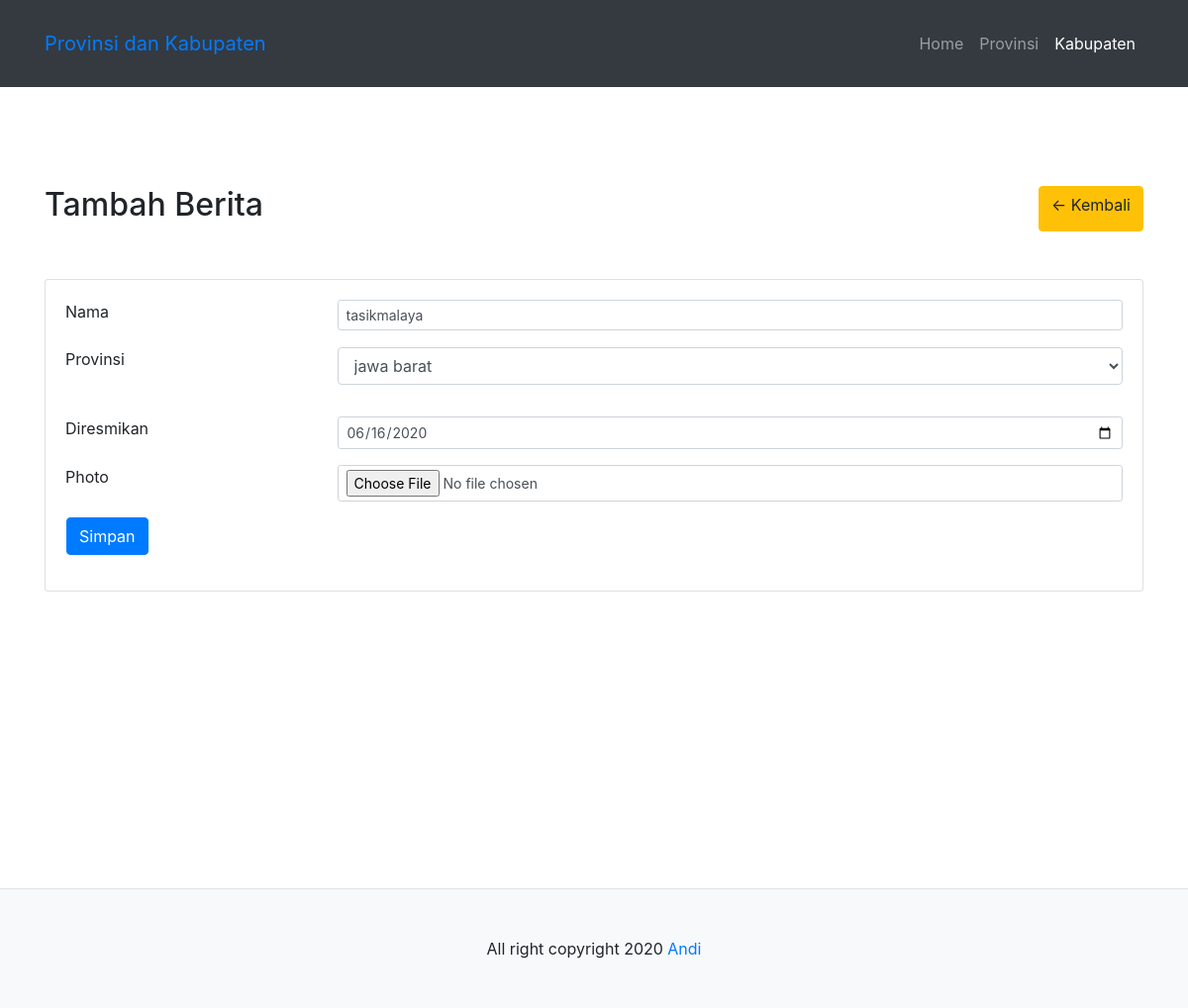
The page /4B/kabupaten/edit.php?id=5 on the database its author committed.
### tables this page shows
CREATE TABLE `tb_kabupaten` (
  `id` int(11) NOT NULL,
  `nama` varchar(255) NOT NULL,
  `provinsi_id` int(11) NOT NULL,
  `diresmikan` date NOT NULL,
  `photo` varchar(255) NOT NULL
);

CREATE TABLE `tb_provinsi` (
  `id` int(11) NOT NULL,
  `nama` varchar(255) NOT NULL,
  `diresmikan` date NOT NULL,
  `photo` varchar(255) NOT NULL,
  `pulau` varchar(255) NOT NULL
);

### 4B/kabupaten/edit.php (the view, shortened to what this page needs)
<!DOCTYPE html>
<html lang="en">
<head>
    <link rel="stylesheet" href="../b4/css/bootstrap.min.css">
    <link rel="stylesheet" href="../b4/css/style.css">
</head>
<?php
        include "../config/database.php";
        $query = " SELECT * from tb_provinsi ";
        $provinsi = mysqli_query($con, $query);
        $id = $_GET['id'];
        $query = " SELECT * FROM tb_kabupaten WHERE id = '$id' ";
        $data = mysqli_query($con, $query);
        $row = mysqli_fetch_assoc($data);
    ?>
<body>
    <nav class="navbar navbar-expand-lg navbar-dark bg-dark p-4">
        <div class="container">
            <a class="navbar-brand text-primary" href="#">Provinsi dan Kabupaten</a>
            <div class="collapse navbar-collapse" id="collapsibleNavId">
                <ul class="navbar-nav ml-auto mt-2 mt-lg-0">
                    <li class="nav-item">
                        <a class="nav-link" href="../index.php">Home</a>
                    </li>
                    <li class="nav-item">
                        <a class="nav-link" href="../provinsi">Provinsi</a>
                    </li>
                    <li class="nav-item active">
                        <a class="nav-link" href="index.php">Kabupaten</a>
                    </li>
                </ul>
            </div>
        </div>
    </nav>
    <section class="news">
        <div class="container">
            <div class="row mb-5">
                <div class="col">
                    <h2>Tambah Berita</h2>
                </div>
                <div class="col d-flex justify-content-end">
                    <a href="index.php" class="btn btn-warning">
                        <- Kembali</a> </div> </div> <div class="row">
                            <div class="col">
                                <div class="card">
                                    <div class="card-body">
                                        <form action="" method="post" enctype="multipart/form-data">
                                            <div class="form-group row">
                                                <label for="nama" class="col-4 col-md-3">Nama</label>
                                                <div class="col-8 col-md-9">
                                                    <input type="text" value="<?= $row['nama'] ?>"
                                                        class="form-control form-control-sm" name="nama" id="nama"
                                                        required>
                                                </div>
                                            </div>
                                            <div class="form-group row">
                                                <label for="Provinsi" class="col-4 col-md-3">Provinsi</label>
                                                <div class="col-8 col-md-9">
                                                    <div class="form-group">
                                                        <select id="Provinsi" class="form-control" name="provinsi">
                                                            <?php foreach($provinsi as $prov) { ?>
                                                            <option value="<?= $prov['id'] ?>"
                                                                <?php echo($prov['id'] == $row['provinsi_id'] ? "selected" : "") ?>>
                                                                <?= $prov['nama'] ?></option>
                                                            <?php } ?>
                                                        </select>
                                                    </div>
                                                </div>
                                            </div>
                                            <div class="form-group row">
                                                <label for="diresmikan" class="col-4 col-md-3">Diresmikan</label>
                                                <div class="col-8 col-md-9">
                                                    <input type="date" value="<?= $row['diresmikan'] ?>"
                                                        class="form-control form-control-sm" name="diresmikan"
                                                        id="diresmikan" required>
                                                </div>
                                            </div>
                                            <div class="form-group row">
                                                <label for="photo" class="col-4 col-md-3">Photo</label>
                                                <div class="col-8 col-md-9">
                                                    <input type="file" class="form-control form-control-sm" name="photo"
                                                        id="photo">
                                                </div>
                                            </div>
                                            <div class="form-group row">
                                                <button type="submit" class="btn btn-primary ml-3"
                                                    name="tambah">Simpan</button>
                                            </div>
                                        </form>
                                    </div>
                                </div>
                            </div>
                </div>
            </div>
    </section>
    <footer class="bg-light p-5 text-center border-top">
        All right copyright 2020 <a href="https://andidev30.github.io">Andi</a>
    </footer>
</body>
</html>

### 4B/b4/css/style.css (style rules this page uses)
footer { margin-top: 300px; }
.news { margin-top: 100px; }

### rows shown on the page
tb_kabupaten: nama "tasikmalaya", provinsi "jawa barat", diresmikan "06/16/2020"
